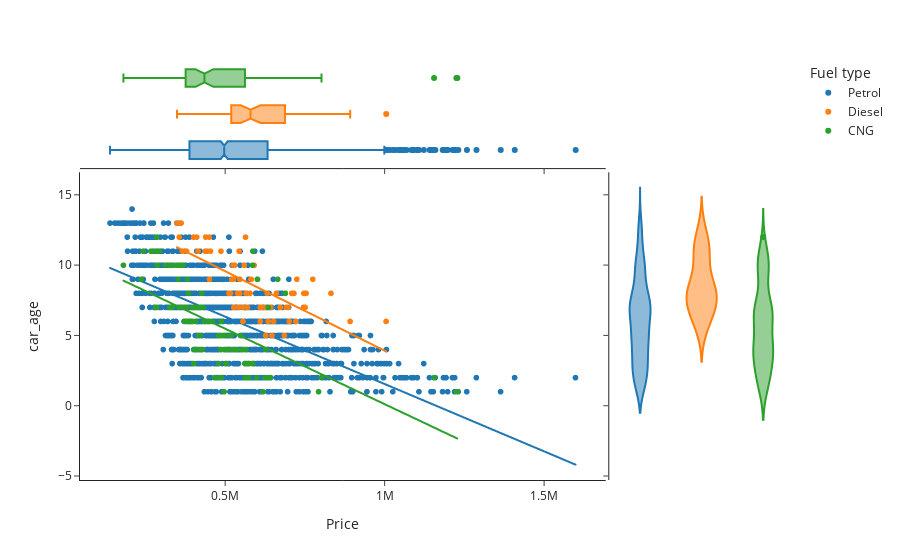

Write notebook code for a chart like this one.
### Markdown cell above
### **Using a Scatter Plot to Observing Cars Age vs Selling Price based on different Fuel Type :**

### Code cell
fig = px.scatter(cars_24_data_frame, x=cars_24_data_frame['Price'], y=cars_24_data_frame['car_age'], color=cars_24_data_frame['Fuel type'], marginal_y="violin",
           marginal_x="box", trendline="ols", template="simple_white")
fig.show()

### Figure 1 — Plotly figure (JSON) as saved in the notebook; plotly's stock layout.template omitted (floating-point values rounded to 4 significant figures; data arrays with more than 128 entries replaced by an {"elided": "..."} marker saying what was removed)
{"data": [{"hovertemplate": "Fuel type=Petrol<br>Price=%{x}<br>car_age=%{y}<extra></extra>", "legendgroup": "Petrol", "marker": {"color": "#1F77B4", "symbol": "circle"}, "mode": "markers", "name": "Petrol", "showlegend": true, "type": "scattergl", "x": {"elided": "1264 int values"}, "xaxis": "x", "y": {"elided": "1264 int values"}, "yaxis": "y"}, {"alignmentgroup": "True", "hovertemplate": "Fuel type=Petrol<br>Price=%{x}<extra></extra>", "legendgroup": "Petrol", "marker": {"color": "#1F77B4", "symbol": "circle"}, "name": "Petrol", "notched": true, "offsetgroup": "Petrol", "showlegend": false, "type": "box", "x": {"elided": "1264 int values"}, "xaxis": "x3", "yaxis": "y3"}, {"alignmentgroup": "True", "hovertemplate": "Fuel type=Petrol<br>car_age=%{y}<extra></extra>", "legendgroup": "Petrol", "marker": {"color": "#1F77B4", "symbol": "circle"}, "name": "Petrol", "offsetgroup": "Petrol", "scalegroup": "y", "showlegend": false, "type": "violin", "xaxis": "x2", "y": {"elided": "1264 int values"}, "yaxis": "y2"}, {"hovertemplate": "<b>OLS trendline</b><br>car_age = -9.58494e-06 * Price + 11.1372<br>R<sup>2</sup>=0.415613<br><br>Fuel type=Petrol<br>Price=%{x}<br>car_age=%{y} <b>(trend)</b><extra></extra>", "legendgroup": "Petrol", "marker": {"color": "#1F77B4", "symbol": "circle"}, "mode": "lines", "name": "Petrol", "showlegend": false, "type": "scattergl", "x": {"elided": "1264 int values"}, "xaxis": "x", "y": {"elided": "1264 float values"}, "yaxis": "y"}, {"hovertemplate": "Fuel type=Diesel<br>Price=%{x}<br>car_age=%{y}<extra></extra>", "legendgroup": "Diesel", "marker": {"color": "#FF7F0E", "symbol": "circle"}, "mode": "markers", "name": "Diesel", "showlegend": true, "type": "scattergl", "x": [610000, 751000, 582000, 643000, 527000, 521000, 438000, 640000, 747000, 517000, 692000, 366000, 751000, 356000, 487000, 747000, 527000, 566000, 625000, 526000, 725000, 438000, 546000, 525000, 556000, 591000, 546000, 652000, 635000, 544000, 454000, 450000, 602000, 439000, 627000, 686000, 451000, 647000, 689000, 539000, 578000, 444000, 697000, 754000, 709000, 362000, 379000, 722000, 581000, 530000, 716000, 673000, 411000, 415000, 775000, 401000, 560000, 1005000, 349000, 564000, 661000, 701000, 832000, 556000, 570000, 632000, 542000, 709000, 613000, 892000, 610000, 512000], "xaxis": "x", "y": [6, 7, 9, 7, 10, 9, 11, 7, 7, 8, 7, 11, 8, 12, 11, 8, 7, 8, 7, 9, 9, 11, 9, 10, 7, 10, 8, 6, 6, 11, 11, 12, 9, 12, 5, 5, 9, 5, 8, 8, 8, 11, 7, 8, 8, 13, 11, 6, 9, 10, 8, 7, 12, 11, 9, 12, 10, 6, 13, 12, 8, 6, 8, 6, 7, 8, 7, 8, 7, 6, 7, 8], "yaxis": "y"}, {"alignmentgroup": "True", "hovertemplate": "Fuel type=Diesel<br>Price=%{x}<extra></extra>", "legendgroup": "Diesel", "marker": {"color": "#FF7F0E", "symbol": "circle"}, "name": "Diesel", "notched": true, "offsetgroup": "Diesel", "showlegend": false, "type": "box", "x": [610000, 751000, 582000, 643000, 527000, 521000, 438000, 640000, 747000, 517000, 692000, 366000, 751000, 356000, 487000, 747000, 527000, 566000, 625000, 526000, 725000, 438000, 546000, 525000, 556000, 591000, 546000, 652000, 635000, 544000, 454000, 450000, 602000, 439000, 627000, 686000, 451000, 647000, 689000, 539000, 578000, 444000, 697000, 754000, 709000, 362000, 379000, 722000, 581000, 530000, 716000, 673000, 411000, 415000, 775000, 401000, 560000, 1005000, 349000, 564000, 661000, 701000, 832000, 556000, 570000, 632000, 542000, 709000, 613000, 892000, 610000, 512000], "xaxis": "x3", "yaxis": "y3"}, {"alignmentgroup": "True", "hovertemplate": "Fuel type=Diesel<br>car_age=%{y}<extra></extra>", "legendgroup": "Diesel", "marker": {"color": "#FF7F0E", "symbol": "circle"}, "name": "Diesel", "offsetgroup": "Diesel", "scalegroup": "y", "showlegend": false, "type": "violin", "xaxis": "x2", "y": [6, 7, 9, 7, 10, 9, 11, 7, 7, 8, 7, 11, 8, 12, 11, 8, 7, 8, 7, 9, 9, 11, 9, 10, 7, 10, 8, 6, 6, 11, 11, 12, 9, 12, 5, 5, 9, 5, 8, 8, 8, 11, 7, 8, 8, 13, 11, 6, 9, 10, 8, 7, 12, 11, 9, 12, 10, 6, 13, 12, 8, 6, 8, 6, 7, 8, 7, 8, 7, 6, 7, 8], "yaxis": "y2"}, {"hovertemplate": "<b>OLS trendline</b><br>car_age = -1.12966e-05 * Price + 15.2244<br>R<sup>2</sup>=0.508428<br><br>Fuel type=Diesel<br>Price=%{x}<br>car_age=%{y} <b>(trend)</b><extra></extra>", "legendgroup": "Diesel", "marker": {"color": "#FF7F0E", "symbol": "circle"}, "mode": "lines", "name": "Diesel", "showlegend": false, "type": "scattergl", "x": [349000, 356000, 362000, 366000, 379000, 401000, 411000, 415000, 438000, 438000, 439000, 444000, 450000, 451000, 454000, 487000, 512000, 517000, 521000, 525000, 526000, 527000, 527000, 530000, 539000, 542000, 544000, 546000, 546000, 556000, 556000, 560000, 564000, 566000, 570000, 578000, 581000, 582000, 591000, 602000, 610000, 610000, 613000, 625000, 627000, 632000, 635000, 640000, 643000, 647000, 652000, 661000, 673000, 686000, 689000, 692000, 697000, 701000, 709000, 709000, 716000, 722000, 725000, 747000, 747000, 751000, 751000, 754000, 775000, 832000, 892000, 1005000], "xaxis": "x", "y": [11.28, 11.2, 11.14, 11.09, 10.94, 10.69, 10.58, 10.54, 10.28, 10.28, 10.27, 10.21, 10.14, 10.13, 10.1, 9.723, 9.441, 9.384, 9.339, 9.294, 9.282, 9.271, 9.271, 9.237, 9.136, 9.102, 9.079, 9.056, 9.056, 8.943, 8.943, 8.898, 8.853, 8.831, 8.785, 8.695, 8.661, 8.65, 8.548, 8.424, 8.333, 8.333, 8.3, 8.164, 8.141, 8.085, 8.051, 7.995, 7.961, 7.915, 7.859, 7.757, 7.622, 7.475, 7.441, 7.407, 7.351, 7.305, 7.215, 7.215, 7.136, 7.068, 7.034, 6.786, 6.786, 6.741, 6.741, 6.707, 6.47, 5.826, 5.148, 3.871], "yaxis": "y"}, {"hovertemplate": "Fuel type=CNG<br>Price=%{x}<br>car_age=%{y}<extra></extra>", "legendgroup": "CNG", "marker": {"color": "#2CA02C", "symbol": "circle"}, "mode": "markers", "name": "CNG", "showlegend": true, "type": "scattergl", "x": [637000, 486000, 273000, 348000, 353000, 1228000, 479000, 520000, 312000, 237000, 601000, 586000, 376000, 288000, 376000, 518000, 401000, 431000, 408000, 587000, 480000, 562000, 416000, 287000, 562000, 333000, 586000, 1225000, 529000, 562000, 574000, 282000, 1155000, 285000, 388000, 665000, 403000, 286000, 267000, 570000, 488000, 689000, 497000, 385000, 243000, 585000, 327000, 435000, 500000, 552000, 285000, 429000, 434000, 484000, 358000, 489000, 378000, 565000, 397000, 356000, 488000, 414000, 525000, 181000, 587000, 426000, 294000, 459000, 599000, 402000, 487000, 503000, 635000, 548000, 334000, 368000, 373000, 373000, 802000, 506000, 627000, 394000, 793000, 421000, 417000, 574000, 390000, 410000, 503000, 625000, 378000, 482000, 421000, 426000, 356000, 563000, 397000, 449000, 619000, 641000, 380000, 497000, 369000, 467000, 536000, 556000, 327000, 381000, 422000], "xaxis": "x", "y": [2, 4, 11, 10, 9, 1, 5, 4, 10, 9, 9, 10, 7, 10, 7, 5, 4, 7, 6, 3, 3, 3, 4, 10, 3, 10, 3, 1, 4, 3, 3, 7, 2, 7, 6, 9, 7, 11, 11, 3, 2, 8, 4, 8, 11, 3, 7, 6, 5, 4, 12, 4, 6, 2, 10, 5, 7, 4, 7, 10, 6, 7, 4, 10, 11, 8, 11, 6, 2, 3, 4, 3, 7, 5, 7, 7, 6, 6, 2, 4, 4, 6, 1, 5, 5, 2, 6, 7, 4, 2, 7, 5, 4, 4, 7, 2, 6, 6, 1, 2, 6, 1, 10, 2, 4, 4, 10, 9, 7], "yaxis": "y"}, {"alignmentgroup": "True", "hovertemplate": "Fuel type=CNG<br>Price=%{x}<extra></extra>", "legendgroup": "CNG", "marker": {"color": "#2CA02C", "symbol": "circle"}, "name": "CNG", "notched": true, "offsetgroup": "CNG", "showlegend": false, "type": "box", "x": [637000, 486000, 273000, 348000, 353000, 1228000, 479000, 520000, 312000, 237000, 601000, 586000, 376000, 288000, 376000, 518000, 401000, 431000, 408000, 587000, 480000, 562000, 416000, 287000, 562000, 333000, 586000, 1225000, 529000, 562000, 574000, 282000, 1155000, 285000, 388000, 665000, 403000, 286000, 267000, 570000, 488000, 689000, 497000, 385000, 243000, 585000, 327000, 435000, 500000, 552000, 285000, 429000, 434000, 484000, 358000, 489000, 378000, 565000, 397000, 356000, 488000, 414000, 525000, 181000, 587000, 426000, 294000, 459000, 599000, 402000, 487000, 503000, 635000, 548000, 334000, 368000, 373000, 373000, 802000, 506000, 627000, 394000, 793000, 421000, 417000, 574000, 390000, 410000, 503000, 625000, 378000, 482000, 421000, 426000, 356000, 563000, 397000, 449000, 619000, 641000, 380000, 497000, 369000, 467000, 536000, 556000, 327000, 381000, 422000], "xaxis": "x3", "yaxis": "y3"}, {"alignmentgroup": "True", "hovertemplate": "Fuel type=CNG<br>car_age=%{y}<extra></extra>", "legendgroup": "CNG", "marker": {"color": "#2CA02C", "symbol": "circle"}, "name": "CNG", "offsetgroup": "CNG", "scalegroup": "y", "showlegend": false, "type": "violin", "xaxis": "x2", "y": [2, 4, 11, 10, 9, 1, 5, 4, 10, 9, 9, 10, 7, 10, 7, 5, 4, 7, 6, 3, 3, 3, 4, 10, 3, 10, 3, 1, 4, 3, 3, 7, 2, 7, 6, 9, 7, 11, 11, 3, 2, 8, 4, 8, 11, 3, 7, 6, 5, 4, 12, 4, 6, 2, 10, 5, 7, 4, 7, 10, 6, 7, 4, 10, 11, 8, 11, 6, 2, 3, 4, 3, 7, 5, 7, 7, 6, 6, 2, 4, 4, 6, 1, 5, 5, 2, 6, 7, 4, 2, 7, 5, 4, 4, 7, 2, 6, 6, 1, 2, 6, 1, 10, 2, 4, 4, 10, 9, 7], "yaxis": "y2"}, {"hovertemplate": "<b>OLS trendline</b><br>car_age = -1.07316e-05 * Price + 10.8493<br>R<sup>2</sup>=0.397251<br><br>Fuel type=CNG<br>Price=%{x}<br>car_age=%{y} <b>(trend)</b><extra></extra>", "legendgroup": "CNG", "marker": {"color": "#2CA02C", "symbol": "circle"}, "mode": "lines", "name": "CNG", "showlegend": false, "type": "scattergl", "x": [181000, 237000, 243000, 267000, 273000, 282000, 285000, 285000, 286000, 287000, 288000, 294000, 312000, 327000, 327000, 333000, 334000, 348000, 353000, 356000, 356000, 358000, 368000, 369000, 373000, 373000, 376000, 376000, 378000, 378000, 380000, 381000, 385000, 388000, 390000, 394000, 397000, 397000, 401000, 402000, 403000, 408000, 410000, 414000, 416000, 417000, 421000, 421000, 422000, 426000, 426000, 429000, 431000, 434000, 435000, 449000, 459000, 467000, 479000, 480000, 482000, 484000, 486000, 487000, 488000, 488000, 489000, 497000, 497000, 500000, 503000, 503000, 506000, 518000, 520000, 525000, 529000, 536000, 548000, 552000, 556000, 562000, 562000, 562000, 563000, 565000, 570000, 574000, 574000, 585000, 586000, 586000, 587000, 587000, 599000, 601000, 619000, 625000, 627000, 635000, 637000, 641000, 665000, 689000, 793000, 802000, 1155000, 1225000, 1228000], "xaxis": "x", "y": [8.907, 8.306, 8.242, 7.984, 7.92, 7.823, 7.791, 7.791, 7.78, 7.769, 7.759, 7.694, 7.501, 7.34, 7.34, 7.276, 7.265, 7.115, 7.061, 7.029, 7.029, 7.007, 6.9, 6.889, 6.846, 6.846, 6.814, 6.814, 6.793, 6.793, 6.771, 6.761, 6.718, 6.685, 6.664, 6.621, 6.589, 6.589, 6.546, 6.535, 6.524, 6.471, 6.449, 6.406, 6.385, 6.374, 6.331, 6.331, 6.321, 6.278, 6.278, 6.245, 6.224, 6.192, 6.181, 6.031, 5.923, 5.838, 5.709, 5.698, 5.677, 5.655, 5.634, 5.623, 5.612, 5.612, 5.602, 5.516, 5.516, 5.483, 5.451, 5.451, 5.419, 5.29, 5.269, 5.215, 5.172, 5.097, 4.968, 4.925, 4.883, 4.818, 4.818, 4.818, 4.807, 4.786, 4.732, 4.689, 4.689, 4.571, 4.561, 4.561, 4.55, 4.55, 4.421, 4.4, 4.206, 4.142, 4.121, 4.035, 4.013, 3.97, 3.713, 3.455, 2.339, 2.243, -1.546, -2.297, -2.329], "yaxis": "y"}], "layout": {"legend": {"title": {"text": "Fuel type"}, "tracegroupgap": 0}, "margin": {"t": 60}, "xaxis": {"anchor": "y", "domain": [0, 0.7363], "title": {"text": "Price"}}, "xaxis2": {"anchor": "y2", "domain": [0.7413, 1], "matches": "x2", "showline": false, "showticklabels": false, "ticks": ""}, "xaxis3": {"anchor": "y3", "domain": [0, 0.7363], "matches": "x", "showticklabels": false}, "xaxis4": {"anchor": "y4", "domain": [0.7413, 1], "matches": "x2", "showline": false, "showticklabels": false, "ticks": ""}, "yaxis": {"anchor": "x", "domain": [0, 0.7326], "title": {"text": "car_age"}}, "yaxis2": {"anchor": "x2", "domain": [0, 0.7326], "matches": "y", "showticklabels": false}, "yaxis3": {"anchor": "x3", "domain": [0.7426, 1], "matches": "y3", "showline": false, "showticklabels": false, "ticks": ""}, "yaxis4": {"anchor": "x4", "domain": [0.7426, 1], "matches": "y3", "showline": false, "showticklabels": false, "ticks": ""}}}
